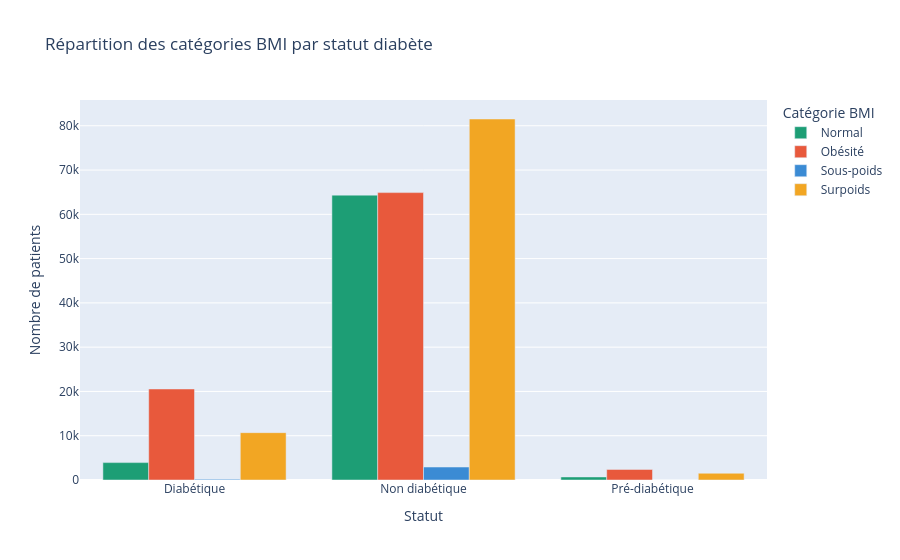

Notebook cell for this chart:
### Markdown cell above
### Répartition des catégories BMI

### Code cell
color_map = {
    "Obésité": "#E8593C", "Surpoids": "#F2A623",
    "Normal": "#1D9E75", "Sous-poids": "#3B8BD4"
}
bmi_counts = df.groupby(["Diabete_label", "BMI_categorie"]).size().reset_index(name="count")

fig = px.bar(
    bmi_counts, x="Diabete_label", y="count",
    color="BMI_categorie", barmode="group",
    color_discrete_map=color_map,
    title="Répartition des catégories BMI par statut diabète",
    labels={"Diabete_label": "Statut", "count": "Nombre de patients", "BMI_categorie": "Catégorie BMI"}
)
fig.show()

### Figure 1 — Plotly figure (JSON) as saved in the notebook; plotly's stock layout.template omitted (floating-point values rounded to 4 significant figures)
{"data": [{"alignmentgroup": "True", "hovertemplate": "Catégorie BMI=Normal<br>Statut=%{x}<br>Nombre de patients=%{y}<extra></extra>", "legendgroup": "Normal", "marker": {"color": "#1D9E75", "pattern": {"shape": ""}}, "name": "Normal", "offsetgroup": "Normal", "orientation": "v", "showlegend": true, "textposition": "auto", "type": "bar", "x": ["Diabétique", "Non diabétique", "Pré-diabétique"], "xaxis": "x", "y": [3928, 64336, 689], "yaxis": "y"}, {"alignmentgroup": "True", "hovertemplate": "Catégorie BMI=Obésité<br>Statut=%{x}<br>Nombre de patients=%{y}<extra></extra>", "legendgroup": "Obésité", "marker": {"color": "#E8593C", "pattern": {"shape": ""}}, "name": "Obésité", "offsetgroup": "Obésité", "orientation": "v", "showlegend": true, "textposition": "auto", "type": "bar", "x": ["Diabétique", "Non diabétique", "Pré-diabétique"], "xaxis": "x", "y": [20557, 64906, 2388], "yaxis": "y"}, {"alignmentgroup": "True", "hovertemplate": "Catégorie BMI=Sous-poids<br>Statut=%{x}<br>Nombre de patients=%{y}<extra></extra>", "legendgroup": "Sous-poids", "marker": {"color": "#3B8BD4", "pattern": {"shape": ""}}, "name": "Sous-poids", "offsetgroup": "Sous-poids", "orientation": "v", "showlegend": true, "textposition": "auto", "type": "bar", "x": ["Diabétique", "Non diabétique", "Pré-diabétique"], "xaxis": "x", "y": [169, 2930, 28], "yaxis": "y"}, {"alignmentgroup": "True", "hovertemplate": "Catégorie BMI=Surpoids<br>Statut=%{x}<br>Nombre de patients=%{y}<extra></extra>", "legendgroup": "Surpoids", "marker": {"color": "#F2A623", "pattern": {"shape": ""}}, "name": "Surpoids", "offsetgroup": "Surpoids", "orientation": "v", "showlegend": true, "textposition": "auto", "type": "bar", "x": ["Diabétique", "Non diabétique", "Pré-diabétique"], "xaxis": "x", "y": [10692, 81531, 1526], "yaxis": "y"}], "layout": {"barmode": "group", "legend": {"title": {"text": "Catégorie BMI"}, "tracegroupgap": 0}, "title": {"text": "Répartition des catégories BMI par statut diabète"}, "xaxis": {"anchor": "y", "domain": [0, 1], "title": {"text": "Statut"}}, "yaxis": {"anchor": "x", "domain": [0, 1], "title": {"text": "Nombre de patients"}}}}
